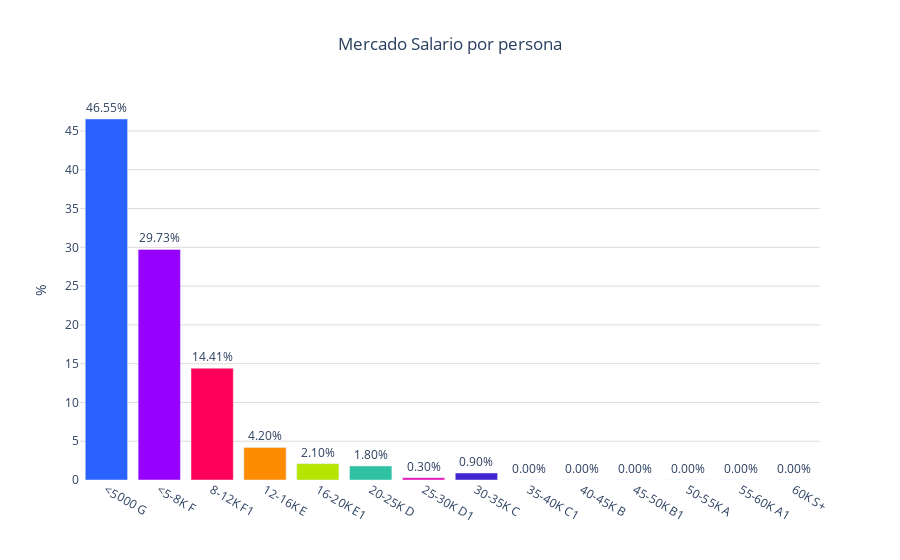

Notebook code cell kept with this figure:
### Code cell
colores = ['#2962ff', '#9500ff', '#ff0059', '#ff8c00', '#b4e600', '#2EC2A2','#E50CB6','#4225CF','#2CBA4D','#2962ff', '#9500ff', '#ff0059', '#ff8c00', '#b4e600']

fig = go.Figure()
fig.add_trace(go.Bar(
    x=posiciones_salariospersona['Categoria'],  # Eje x: Categoría
    y=posiciones_salariospersona['porcentaje'],  # Eje y: porcentaje
    text=posiciones_salariospersona['porcentaje'].apply(lambda x: f'{x:.2f}%'),  # Texto con el formato deseado
    textposition='outside',  # Posición del texto (parte superior de las barras)
    marker_color=colores,  # Especifica los colores de las barras
))
fig.update_layout(
    title='Mercado Salario por persona',  # Título de la gráfica
    title_x=0.5,
    yaxis=dict(
        title='%',  # Título del eje y
        gridcolor='#dddcda', # Color de las líneas que dividen los rangos del eje Y
        gridwidth=1, # Ancho de las líneas que dividen los rangos del eje Y
    ),
    plot_bgcolor='rgba(0,0,0,0)',  # Color de fondo del gráfico
)

# Exportar gráfica como archivo HTML
def guardar_grafico_como_html(fig, nombre_archivo, carpeta='graficas'):
    if not os.path.exists(carpeta): 
        os.makedirs(carpeta) # Crear la carpeta si no existe
    
    # Gráfica como archivo HTML en la carpeta especificada
    pio.write_html(fig, f'{carpeta}/{nombre_archivo}.html')

# Exportar
guardar_grafico_como_html(fig, 'g_bar_mercadosalarial_xpersona_pachuca', carpeta='graficas')

fig.show()

### Figure 1 — Plotly figure (JSON) as saved in the notebook; plotly's stock layout.template omitted (floating-point values rounded to 4 significant figures)
{"data": [{"marker": {"color": ["#2962ff", "#9500ff", "#ff0059", "#ff8c00", "#b4e600", "#2EC2A2", "#E50CB6", "#4225CF", "#2CBA4D", "#2962ff", "#9500ff", "#ff0059", "#ff8c00", "#b4e600"]}, "text": ["46.55%", "29.73%", "14.41%", "4.20%", "2.10%", "1.80%", "0.30%", "0.90%", "0.00%", "0.00%", "0.00%", "0.00%", "0.00%", "0.00%"], "textposition": "outside", "type": "bar", "x": ["<5000 G", "<5-8K F", "8-12K F1", "12-16K E", "16-20K E1", "20-25K D", "25-30K D1", "30-35K C", "35-40K C1", "40-45K B", "45-50K B1", "50-55K A", "55-60K A1", "60K S+"], "y": [46.55, 29.73, 14.41, 4.204, 2.102, 1.802, 0.3003, 0.9009, 0, 0, 0, 0, 0, 0]}], "layout": {"plot_bgcolor": "rgba(0,0,0,0)", "title": {"text": "Mercado Salario por persona", "x": 0.5}, "yaxis": {"gridcolor": "#dddcda", "gridwidth": 1, "title": {"text": "%"}}}}
